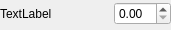
<?xml version="1.0" encoding="UTF-8"?>
<ui version="4.0">
 <class>DoubleSpinBoxItem</class>
 <widget class="QWidget" name="DoubleSpinBoxItem">
  <property name="geometry">
   <rect>
    <x>0</x>
    <y>0</y>
    <width>171</width>
    <height>30</height>
   </rect>
  </property>
  <property name="windowTitle">
   <string>Form</string>
  </property>
  <widget class="QWidget" name="layoutWidget">
   <property name="geometry">
    <rect>
     <x>0</x>
     <y>0</y>
     <width>171</width>
     <height>28</height>
    </rect>
   </property>
   <layout class="QHBoxLayout" name="horizontalLayout">
    <item>
     <widget class="QLabel" name="label">
      <property name="text">
       <string>TextLabel</string>
      </property>
     </widget>
    </item>
    <item>
     <spacer name="horizontalSpacer">
      <property name="orientation">
       <enum>Qt::Orientation::Horizontal</enum>
      </property>
      <property name="sizeHint" stdset="0">
       <size>
        <width>40</width>
        <height>20</height>
       </size>
      </property>
     </spacer>
    </item>
    <item>
     <widget class="QDoubleSpinBox" name="doubleSpinBox">
      <property name="singleStep">
       <double>0.010000000000000</double>
      </property>
     </widget>
    </item>
   </layout>
  </widget>
 </widget>
 <resources/>
 <connections/>
</ui>
